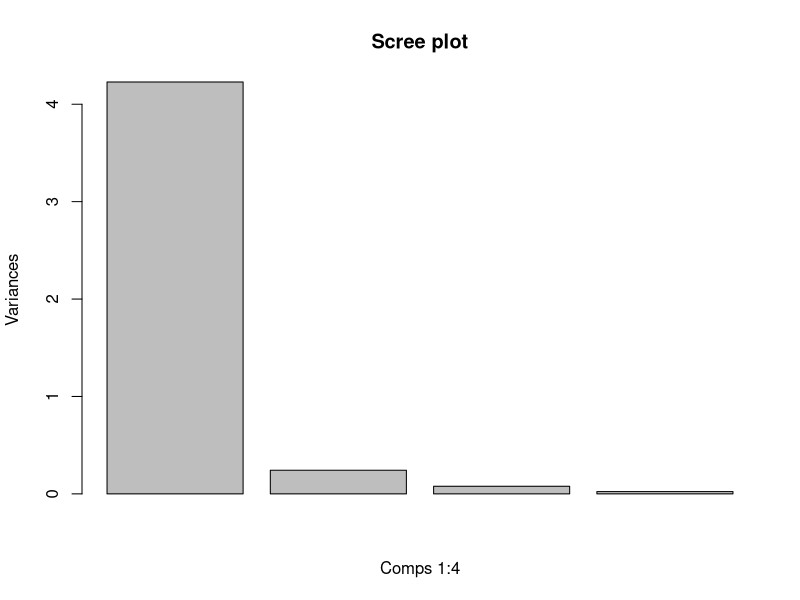
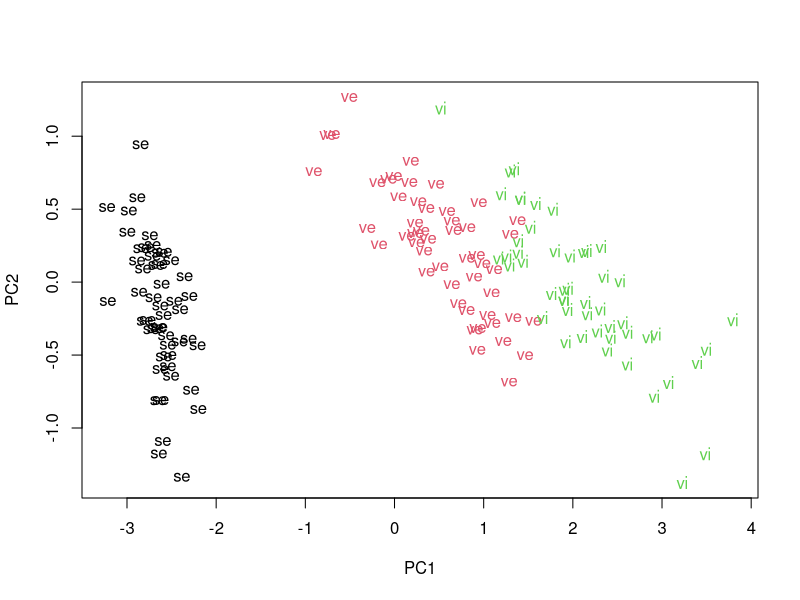

Write R code to recreate these figures, in order.
## ---- chunk 1
knitr::opts_chunk$set(echo = TRUE) #Setting this equal to true allows the code to show up on the page
## ---- chunk 2
library(tidyverse) #Includes packages such as; ggplot2, dplyr, tibble and more
## ---- chunk 3
getwd()
## ---- chunk 4
# Vector
a_vector <- c(3, 4)
a_vector
## ---- chunk 5
# Matrix
a_matrix <- matrix(c(1, 2, 3, 4),nrow =2, ncol=2)
a_matrix
## ---- chunk 6
data(iris)
# View(iris)
## ---- chunk 7
summary(iris)
## ---- chunk 8
fit = prcomp(iris[,1:4])
fit
## ---- chunk 9
round(fit$rotation, 2)
## ---- chunk 10
summary(fit)
## ---- chunk 11
# We can plot the proportion of variance explained by each PC using:
plot(fit, main = "Scree plot", xlab = "Comps 1:4")
## ---- chunk 12
newiris = predict(fit)
newiris
## ---- chunk 13
plot(newiris[,1], newiris[,2], type="n", xlab="PC1", ylab="PC2")
text(newiris[,1], newiris[,2], labels=substr(iris[,5],1,2), col=as.integer(iris[,5]))
